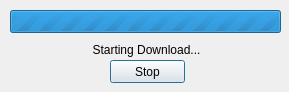
<?xml version="1.0" encoding="UTF-8"?>
<ui version="4.0">
 <class>ProgressWindow</class>
 <widget class="QDialog" name="ProgressWindow">
  <property name="geometry">
   <rect>
    <x>0</x>
    <y>0</y>
    <width>289</width>
    <height>92</height>
   </rect>
  </property>
  <property name="windowTitle">
   <string>Dialog</string>
  </property>
  <widget class="QProgressBar" name="progressBar">
   <property name="geometry">
    <rect>
     <x>10</x>
     <y>10</y>
     <width>271</width>
     <height>23</height>
    </rect>
   </property>
   <property name="maximum">
    <number>0</number>
   </property>
   <property name="value">
    <number>0</number>
   </property>
   <property name="textVisible">
    <bool>false</bool>
   </property>
  </widget>
  <widget class="QPushButton" name="stopButton">
   <property name="geometry">
    <rect>
     <x>110</x>
     <y>60</y>
     <width>75</width>
     <height>23</height>
    </rect>
   </property>
   <property name="text">
    <string>Stop</string>
   </property>
  </widget>
  <widget class="QLabel" name="label">
   <property name="geometry">
    <rect>
     <x>16</x>
     <y>40</y>
     <width>261</width>
     <height>20</height>
    </rect>
   </property>
   <property name="text">
    <string>Starting Download...</string>
   </property>
   <property name="alignment">
    <set>Qt::AlignCenter</set>
   </property>
  </widget>
 </widget>
 <resources/>
 <connections/>
</ui>
